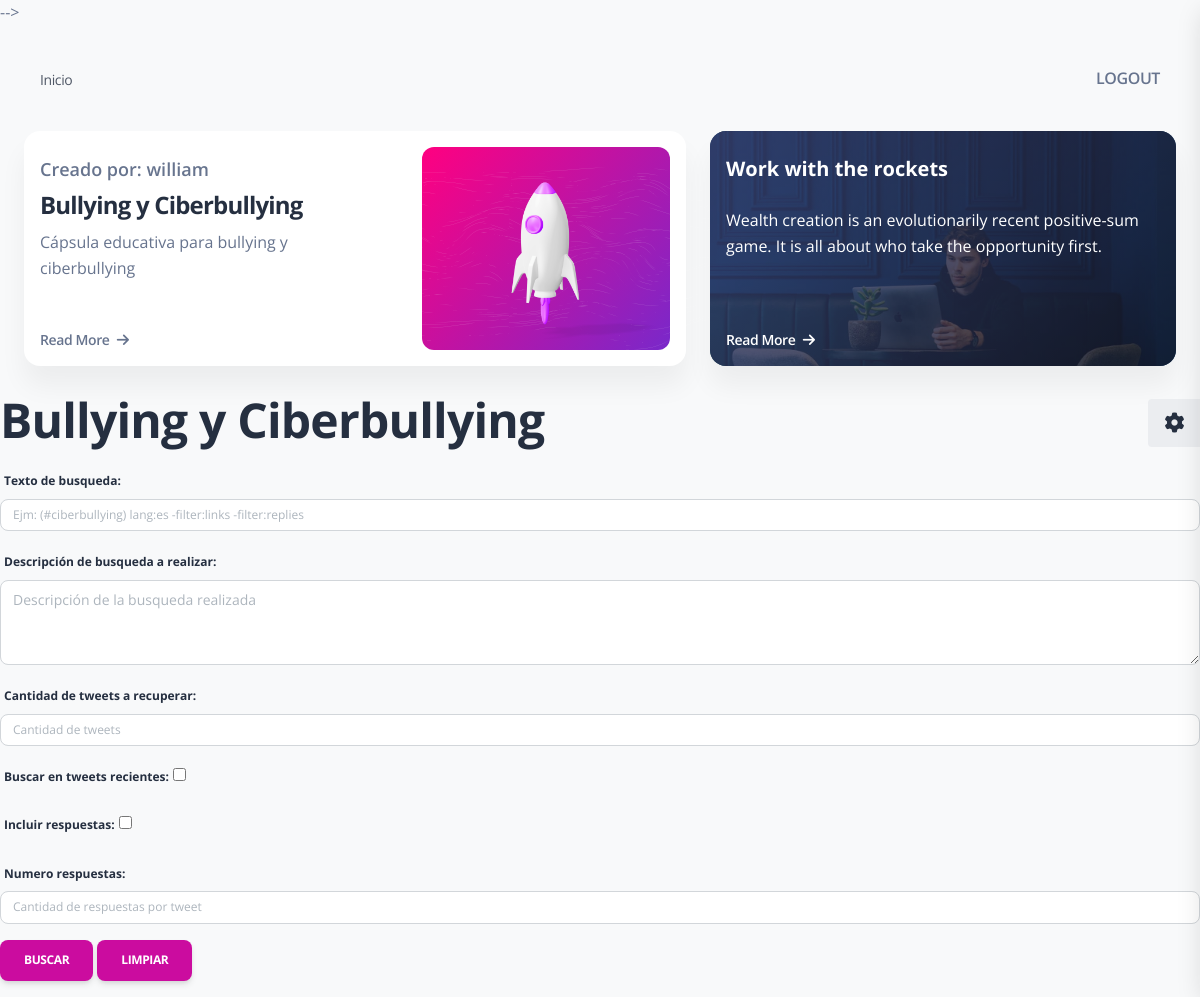
The app's page /detalle_tema/1/ (signed in) with its own data.
### twitter/models.py (models this page shows)
class Tema(models.Model):
    tema = models.CharField(max_length=200)
    descripcion = models.TextField(null=True)
    fcreacion = models.DateField('Fecha Creación',auto_now_add=True)
    autor = models.ForeignKey(settings.AUTH_USER_MODEL,on_delete=models.RESTRICT, blank=True, null=True)
    contexto = models.TextField(max_length=300)
    def __str__(self):
        return self.tema

### twitter/views.py (the view, shortened to what this page needs)
# urls.py: path('detalle_tema/<int:pk>/',login_required(DetalleTema.as_view()),name='detalle_tema'),
class DetalleTema(FormMixin,DetailView):
    model = Tema
    template_name='paginas/Temas/detalle_tema.html'
    context_object_name='tema'
    form_class= BusquedaForm
    def get_context_data(self, **kwargs):
        context = super().get_context_data(**kwargs)
        context['segment'] ='detalle_tema'
        context['form'] = BusquedaForm(initial={'tema':self.object})
        return context

### twitter/templates/paginas/Temas/detalle_tema.html (shortened to what this page needs)
{% extends 'layouts/base.html' %}
{% block content %}
<div class="container-fluid py-4">
  <div class="row">
    <div class="col-lg-7 mb-lg-0 mb-4">
      <div class="card">
        <div class="card-body p-3">
          <div class="row">
            <div class="col-lg-6">
              <div class="d-flex flex-column h-100">
                <p class="text-lg mb-1 pt-2 text-bold">Creado por: {{tema.autor}}</p>
                <h4 class="font-weight-bolder">{{tema.tema}}</h4>
                <p class="mb-5">{{tema.descripcion}}</p>
                <a class="text-body text-sm font-weight-bold mb-0 icon-move-right mt-auto" href="javascript:;">
                  Read More
                  <i class="fas fa-arrow-right text-sm ms-1" aria-hidden="true"></i>
                </a>
              </div>
            </div>
            <div class="col-lg-5 ms-auto text-center mt-5 mt-lg-0">
              <div class="bg-gradient-primary border-radius-lg h-100">
                <div class="position-relative d-flex align-items-center justify-content-center h-100">
                  <img class="w-100 position-relative z-index-2 pt-4" src="/static/assets/img/illustrations/rocket-white.png">
                </div>
              </div>
            </div>
          </div>
        </div>
      </div>
    </div>
    <div class="col-lg-5">
      <div class="card h-100">
        <div class="overflow-hidden position-relative border-radius-xl bg-cover h-100" style="background-image: url('/static/assets/img/ivancik.jpg');">
          <span class="mask bg-gradient-dark"></span>
          <div class="card-body position-relative z-index-1 d-flex flex-column h-100 p-3">
            <h5 class="text-white font-weight-bolder mb-4 pt-2">Work with the rockets</h5>
            <p class="text-white">Wealth creation is an evolutionarily recent positive-sum game. It is all about who take the opportunity first.</p>
            <a class="text-white text-sm font-weight-bold mb-0 icon-move-right mt-auto" href="javascript:;">
              Read More
              <i class="fas fa-arrow-right text-sm ms-1" aria-hidden="true"></i>
            </a>
          </div>
        </div>
      </div>
    </div>
  </div>
  </div>
<legend>
  <h1>
      {{tema.tema}}
  </h1>
</legend>
<form action  = "{% url 'twitter:detalle_tema'  tema.id %}" method="post">
    <fieldset>
      {{ form.as_p}}
      <button type="submit" class="btn btn-primary">Buscar</button>
      <button type="reset" class="btn btn-primary">Limpiar</button>
    </fieldset>
</form>
{% endblock content %}

### records on screen
Tema: autor "william", tema "Bullying y Ciberbullying", descripcion "Cápsula educativa para bullying y ciberbullying"
